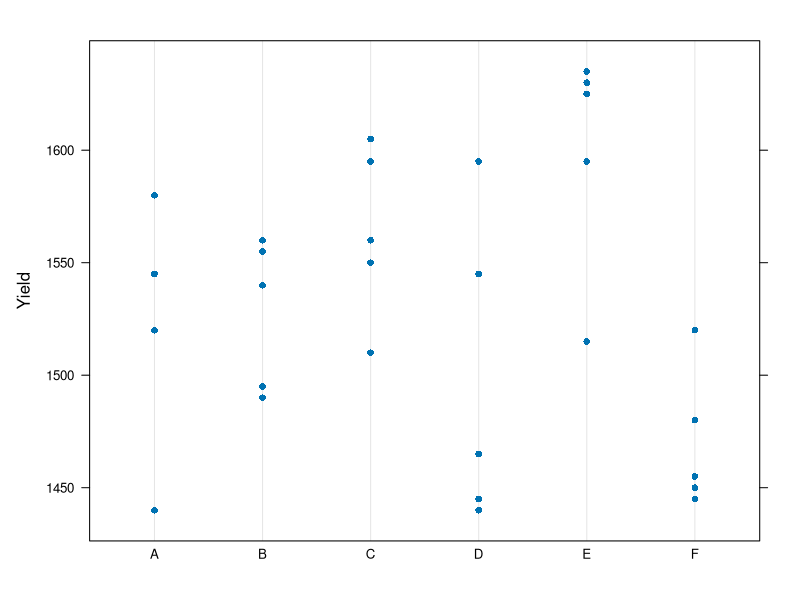
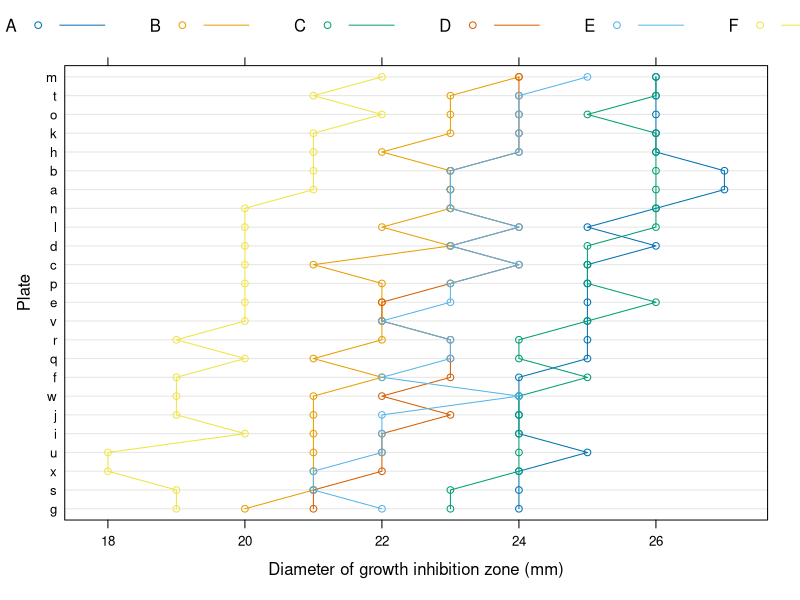
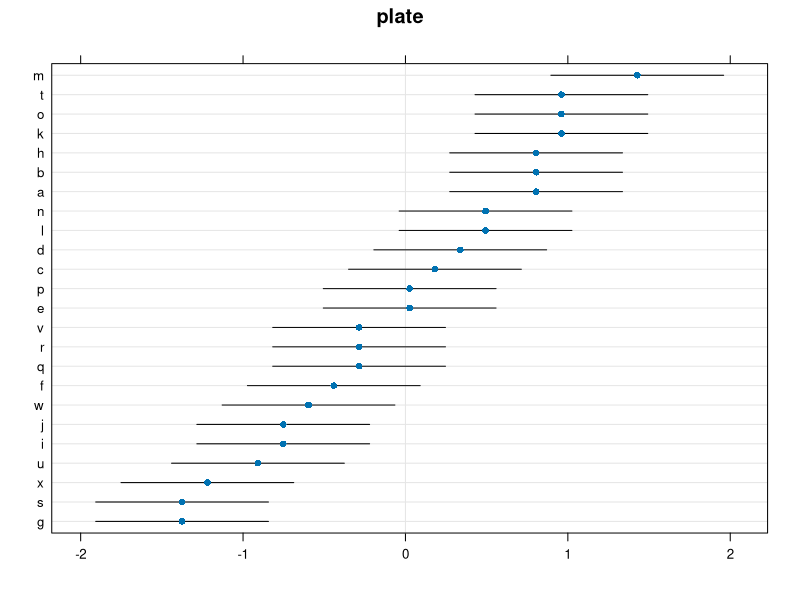
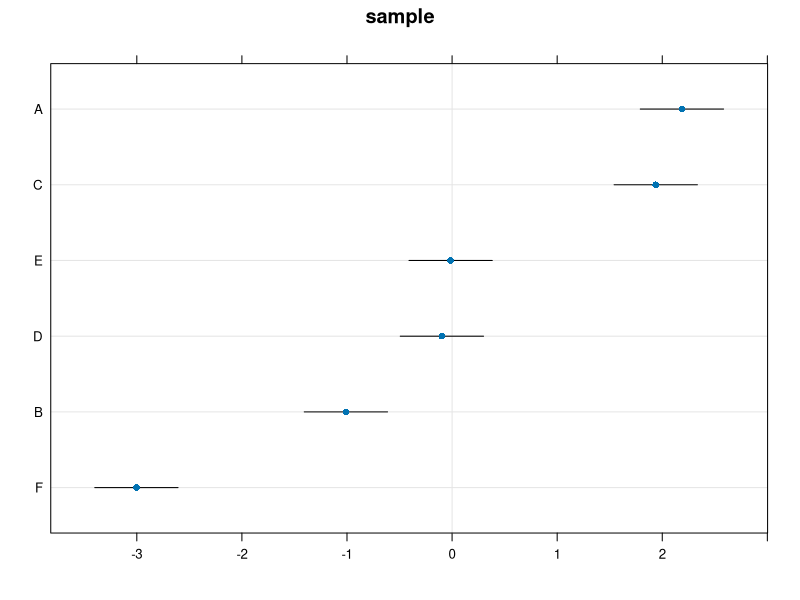
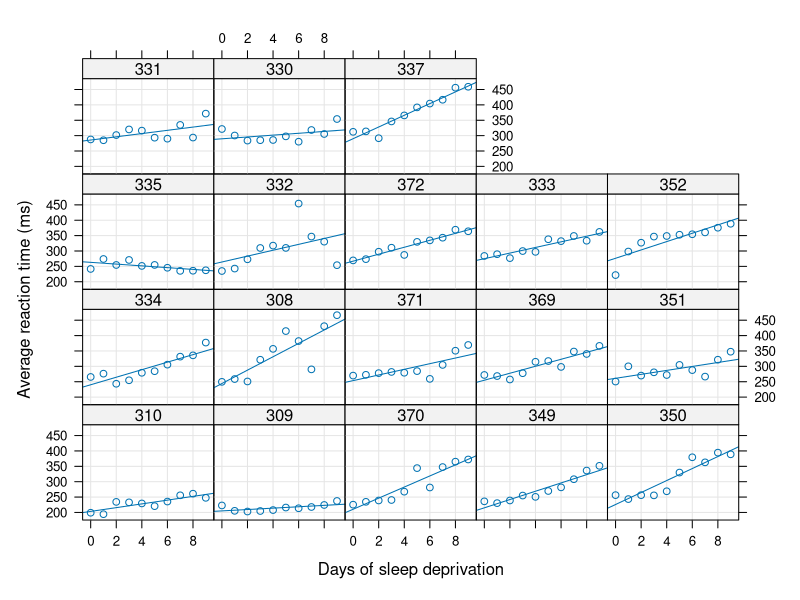
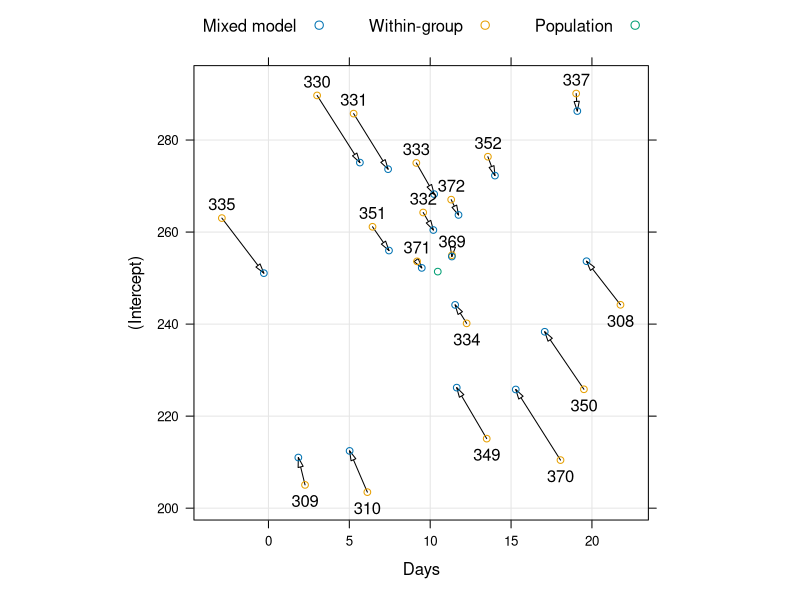
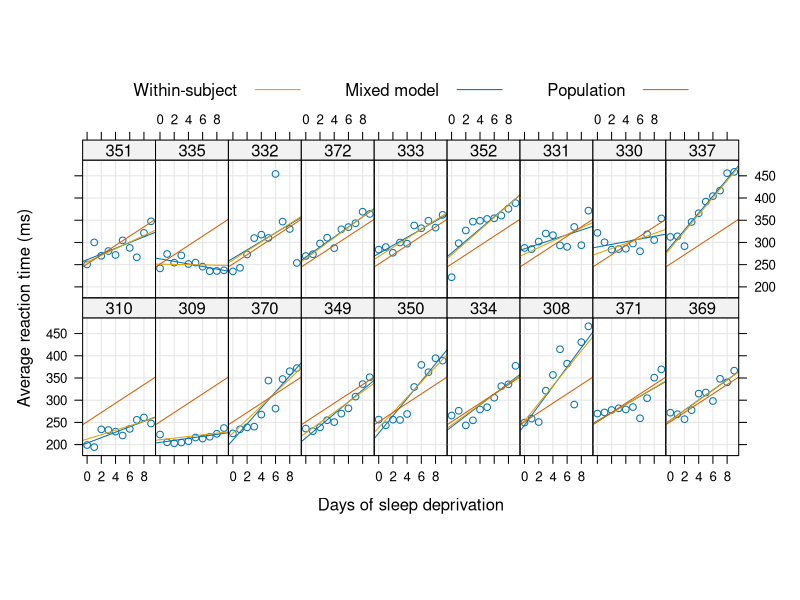
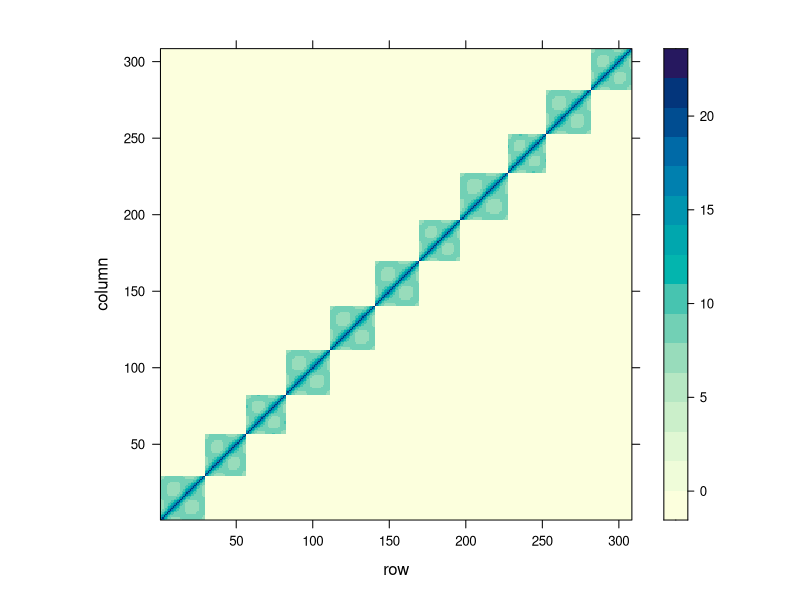

These figures' R source, in order:
## ---- chunk 1
library(magrittr)
# Simulation parameters
n.groups <- 4 # number of groups
n.repeats <- 2 # sample per group
groups <- rep(1:n.groups, each=n.repeats) %>% as.factor
n <- length(groups)
z0 <- rnorm(n.groups,0,10) # generate group effects
(z <- z0[as.numeric(groups)]) # generate and inspect random group effects
epsilon <- rnorm(n,0,1) # generate measurement error

# Generate data
beta0 <- 2 # set global mean
y <- beta0 + z + epsilon # generate synthetic sample
## ---- chunk 2
lm.5 <- lm(y~1)  # fit a linear model assuming independence
library(lme4)
lme.5 <- lmer(y~1|groups) # fit a mixed-model that deals with the group dependence
## ---- chunk 3
summary.lm.5 <- summary(lm.5)
summary.lm.5
## ---- chunk 4
summary.lme.5 <- summary(lme.5)
summary.lme.5
## ---- chunk 5
diffs <- tapply(y, groups, diff) 
diffs # Q:what is this estimating? A: epsilon+epsilon.
sd(diffs) # 
## ---- chunk 6
data(Dyestuff, package='lme4')
attach(Dyestuff)
head(Dyestuff)
## ---- chunk 7
lattice::dotplot(Yield~Batch)
## ---- chunk 8
lme.1<- lmer( Yield ~ 1  | Batch  , Dyestuff )
summary(lme.1)
## ---- chunk 9
detach(Dyestuff)
## ---- chunk 10
head(Penicillin)
## ---- chunk 11
attach(Penicillin)
table(sample, plate) # how many observations per plate & type?
## ---- chunk 12
lattice::dotplot(reorder(plate, diameter) ~ diameter,data=Penicillin,
              groups = sample,
              ylab = "Plate", xlab = "Diameter of growth inhibition zone (mm)",
              type = c("p", "a"), auto.key = list(columns = 6, lines = TRUE))
## ---- chunk 13
lme.2 <- lmer ( diameter ~  1  + (1|plate )+(1|sample) , Penicillin )
fixef(lme.2) # Fixed effects
ranef(lme.2) # Random effects
## ---- chunk 14
random.effect.lme2 <- ranef(lme.2, condVar = TRUE) 
qrr2 <- lattice::dotplot(random.effect.lme2, strip = FALSE)
## ---- chunk 15
print(qrr2[[1]]) 
## ---- chunk 16
print(qrr2[[2]])  
## ---- chunk 17
lme.2.2 <- lmer( diameter ~  1  + sample + (1|plate) , Penicillin )
## ---- chunk 18
anova(lme.2.2)
## ---- chunk 19
car::Anova(lme.2.2) 
## ---- chunk 20
data(sleepstudy)
lattice::xyplot(Reaction ~ Days | Subject, data=sleepstudy, 
             type = c("g", "p", "r"),
             index.cond = function(x,y) coef(lm(y ~ x))[1],
             xlab = "Days of sleep deprivation",
             ylab = "Average reaction time (ms)")
## ---- chunk 21
lme.3 <- lmer ( Reaction ~ Days + ( Days | Subject ) , data= sleepstudy )
## ---- chunk 22
fixef(lme.3)
## ---- chunk 23
ranef(lme.3)
## ---- chunk 24
library(lattice)
df <- coef(lmList(Reaction ~ Days | Subject, sleepstudy))
fclow <- subset(df, `(Intercept)` < 251)
fchigh <- subset(df, `(Intercept)` > 251)
cc1 <- as.data.frame(coef(lme.3)$Subject)
names(cc1) <- c("A", "B")
df <- cbind(df, cc1)
ff <- fixef(lme.3)
with(df,
     print(xyplot(`(Intercept)` ~ Days, aspect = 1,
                  x1 = B, y1 = A,
                  panel = function(x, y, x1, y1, subscripts, ...) {
                    panel.grid(h = -1, v = -1)
                    x1 <- x1[subscripts]
                    y1 <- y1[subscripts]
                    larrows(x, y, x1, y1, type = "closed", length = 0.1,
                            angle = 15, ...)
                    lpoints(x, y,
                            pch = trellis.par.get("superpose.symbol")$pch[2],
                            col = trellis.par.get("superpose.symbol")$col[2])
                    lpoints(x1, y1,
                            pch = trellis.par.get("superpose.symbol")$pch[1],
                            col = trellis.par.get("superpose.symbol")$col[1])
                    lpoints(ff[2], ff[1], 
                            pch = trellis.par.get("superpose.symbol")$pch[3],
                            col = trellis.par.get("superpose.symbol")$col[3])
                    ltext(fclow[,2], fclow[,1], row.names(fclow),
                          adj = c(0.5, 1.7))
                    ltext(fchigh[,2], fchigh[,1], row.names(fchigh),
                          adj = c(0.5, -0.6))
                  },
                  key = list(space = "top", columns = 3,
                             text = list(c("Mixed model", "Within-group", "Population")),
                             points = list(col = trellis.par.get("superpose.symbol")$col[1:3],
                                           pch = trellis.par.get("superpose.symbol")$pch[1:3]))
     )))

## ---- chunk 25
print(xyplot(Reaction ~ Days | Subject, sleepstudy, aspect = "xy",
             layout = c(9,2), type = c("g", "p", "r"),
             coef.list = df[,3:4],
             panel = function(..., coef.list) {
               panel.xyplot(...)
               panel.abline(as.numeric(coef.list[packet.number(),]),
                            col.line = trellis.par.get("superpose.line")$col[2],
                            lty = trellis.par.get("superpose.line")$lty[2]
               )
               panel.abline(fixef(lme.3),
                            col.line = trellis.par.get("superpose.line")$col[4],
                            lty = trellis.par.get("superpose.line")$lty[4]
               )
             },
             index.cond = function(x,y) coef(lm(y ~ x))[1],
             xlab = "Days of sleep deprivation",
             ylab = "Average reaction time (ms)",
             key = list(space = "top", columns = 3,
                        text = list(c("Within-subject", "Mixed model", "Population")),
                        lines = list(col = trellis.par.get("superpose.line")$col[c(2:1,4)],
                                     lty = trellis.par.get("superpose.line")$lty[c(2:1,4)]))))
## ---- chunk 26
detach(Penicillin)
## ---- chunk 27
library(nlme)
head(nlme::Ovary)
fm1Ovar.lme <- nlme::lme(fixed=follicles ~ sin(2*pi*Time) + cos(2*pi*Time), 
                   data = Ovary, 
                   random = pdDiag(~sin(2*pi*Time)), 
                   correlation=corAR1() )
summary(fm1Ovar.lme)
## ---- chunk 28
the.cov <- mgcv::extract.lme.cov(fm1Ovar.lme, data = Ovary) 
lattice::levelplot(the.cov)
